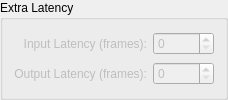
        <widget class="QGroupBox" name="group_driver_extra_latency">
         <property name="title">
          <string>Extra Latency</string>
         </property>
         <layout class="QGridLayout" name="gridLayout_2">
          <item row="0" column="0">
           <widget class="QLabel" name="obj_driver_input_latency_label">
            <property name="enabled">
             <bool>false</bool>
            </property>
            <property name="toolTip">
             <string>Extra input latency (frames)</string>
            </property>
            <property name="text">
             <string>Input Latency (frames):</string>
            </property>
            <property name="alignment">
             <set>Qt::AlignRight|Qt::AlignTrailing|Qt::AlignVCenter</set>
            </property>
           </widget>
          </item>
          <item row="0" column="1">
           <widget class="QSpinBox" name="obj_driver_input_latency">
            <property name="enabled">
             <bool>false</bool>
            </property>
            <property name="toolTip">
             <string>Extra input latency (frames)</string>
            </property>
            <property name="maximum">
             <number>99999</number>
            </property>
           </widget>
          </item>
          <item row="1" column="0">
           <widget class="QLabel" name="obj_driver_output_latency_label">
            <property name="enabled">
             <bool>false</bool>
            </property>
            <property name="toolTip">
             <string>Extra output latency (frames)</string>
            </property>
            <property name="text">
             <string>Output Latency (frames):</string>
            </property>
            <property name="alignment">
             <set>Qt::AlignRight|Qt::AlignTrailing|Qt::AlignVCenter</set>
            </property>
           </widget>
          </item>
          <item row="1" column="1">
           <widget class="QSpinBox" name="obj_driver_output_latency">
            <property name="enabled">
             <bool>false</bool>
            </property>
            <property name="toolTip">
             <string>Extra output latency (frames)</string>
            </property>
            <property name="maximum">
             <number>99999</number>
            </property>
           </widget>
          </item>
         </layout>
        </widget>
